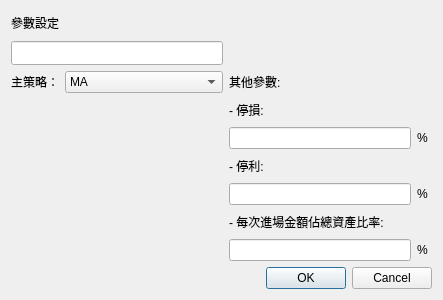
<?xml version="1.0" encoding="UTF-8"?>
<ui version="4.0">
 <class>Form</class>
 <widget class="QWidget" name="Form">
  <property name="geometry">
   <rect>
    <x>0</x>
    <y>0</y>
    <width>443</width>
    <height>300</height>
   </rect>
  </property>
  <property name="sizePolicy">
   <sizepolicy hsizetype="Fixed" vsizetype="Fixed">
    <horstretch>0</horstretch>
    <verstretch>0</verstretch>
   </sizepolicy>
  </property>
  <layout class="QVBoxLayout" name="mainLayout">
   <item>
    <layout class="QGridLayout" name="gridLayout" columnstretch="14,12,1">
     <item row="4" column="1">
      <widget class="QLineEdit" name="stopLoss">
       <property name="sizePolicy">
        <sizepolicy hsizetype="Expanding" vsizetype="Preferred">
         <horstretch>0</horstretch>
         <verstretch>0</verstretch>
        </sizepolicy>
       </property>
      </widget>
     </item>
     <item row="6" column="2">
      <widget class="QLabel" name="label_3">
       <property name="text">
        <string>%</string>
       </property>
      </widget>
     </item>
     <item row="7" column="1">
      <widget class="QLabel" name="riskRatioLabel">
       <property name="sizePolicy">
        <sizepolicy hsizetype="Expanding" vsizetype="Preferred">
         <horstretch>0</horstretch>
         <verstretch>0</verstretch>
        </sizepolicy>
       </property>
       <property name="minimumSize">
        <size>
         <width>0</width>
         <height>20</height>
        </size>
       </property>
       <property name="text">
        <string>- 每次進場金額佔總資產比率:</string>
       </property>
      </widget>
     </item>
     <item row="1" column="1">
      <spacer name="horizontalSpacer">
       <property name="orientation">
        <enum>Qt::Horizontal</enum>
       </property>
       <property name="sizeHint" stdset="0">
        <size>
         <width>40</width>
         <height>24</height>
        </size>
       </property>
      </spacer>
     </item>
     <item row="4" column="2">
      <widget class="QLabel" name="label_2">
       <property name="text">
        <string>%</string>
       </property>
      </widget>
     </item>
     <item row="8" column="1">
      <widget class="QLineEdit" name="riskRatio">
       <property name="sizePolicy">
        <sizepolicy hsizetype="Expanding" vsizetype="Preferred">
         <horstretch>0</horstretch>
         <verstretch>0</verstretch>
        </sizepolicy>
       </property>
      </widget>
     </item>
     <item row="2" column="1">
      <widget class="QLabel" name="labelOtherParams">
       <property name="sizePolicy">
        <sizepolicy hsizetype="Expanding" vsizetype="Preferred">
         <horstretch>0</horstretch>
         <verstretch>0</verstretch>
        </sizepolicy>
       </property>
       <property name="minimumSize">
        <size>
         <width>0</width>
         <height>20</height>
        </size>
       </property>
       <property name="text">
        <string>其他參數:</string>
       </property>
      </widget>
     </item>
     <item row="6" column="1">
      <widget class="QLineEdit" name="takeProfit">
       <property name="sizePolicy">
        <sizepolicy hsizetype="Expanding" vsizetype="Preferred">
         <horstretch>0</horstretch>
         <verstretch>0</verstretch>
        </sizepolicy>
       </property>
      </widget>
     </item>
     <item row="1" column="0">
      <widget class="QLineEdit" name="strategyName">
       <property name="sizePolicy">
        <sizepolicy hsizetype="Expanding" vsizetype="Preferred">
         <horstretch>0</horstretch>
         <verstretch>0</verstretch>
        </sizepolicy>
       </property>
      </widget>
     </item>
     <item row="8" column="2">
      <widget class="QLabel" name="label_4">
       <property name="text">
        <string>%</string>
       </property>
      </widget>
     </item>
     <item row="5" column="1">
      <widget class="QLabel" name="takeProfitLabel">
       <property name="sizePolicy">
        <sizepolicy hsizetype="Expanding" vsizetype="Preferred">
         <horstretch>0</horstretch>
         <verstretch>0</verstretch>
        </sizepolicy>
       </property>
       <property name="minimumSize">
        <size>
         <width>0</width>
         <height>20</height>
        </size>
       </property>
       <property name="text">
        <string>- 停利:</string>
       </property>
      </widget>
     </item>
     <item row="3" column="0" rowspan="6">
      <widget class="QWidget" name="setupArea" native="true">
       <property name="sizePolicy">
        <sizepolicy hsizetype="Expanding" vsizetype="Expanding">
         <horstretch>0</horstretch>
         <verstretch>0</verstretch>
        </sizepolicy>
       </property>
       <layout class="QVBoxLayout" name="setupLayout" stretch="">
        <property name="leftMargin">
         <number>0</number>
        </property>
        <property name="topMargin">
         <number>0</number>
        </property>
        <property name="rightMargin">
         <number>0</number>
        </property>
        <property name="bottomMargin">
         <number>0</number>
        </property>
       </layout>
      </widget>
     </item>
     <item row="0" column="1">
      <spacer name="horizontalSpacer_2">
       <property name="orientation">
        <enum>Qt::Horizontal</enum>
       </property>
       <property name="sizeHint" stdset="0">
        <size>
         <width>40</width>
         <height>24</height>
        </size>
       </property>
      </spacer>
     </item>
     <item row="0" column="0">
      <widget class="QLabel" name="label">
       <property name="sizePolicy">
        <sizepolicy hsizetype="Expanding" vsizetype="Preferred">
         <horstretch>0</horstretch>
         <verstretch>0</verstretch>
        </sizepolicy>
       </property>
       <property name="minimumSize">
        <size>
         <width>0</width>
         <height>20</height>
        </size>
       </property>
       <property name="text">
        <string>參數設定</string>
       </property>
      </widget>
     </item>
     <item row="3" column="1">
      <widget class="QLabel" name="stopLossLabel">
       <property name="sizePolicy">
        <sizepolicy hsizetype="Expanding" vsizetype="Preferred">
         <horstretch>0</horstretch>
         <verstretch>0</verstretch>
        </sizepolicy>
       </property>
       <property name="minimumSize">
        <size>
         <width>0</width>
         <height>20</height>
        </size>
       </property>
       <property name="text">
        <string>- 停損:</string>
       </property>
      </widget>
     </item>
     <item row="2" column="0">
      <layout class="QHBoxLayout" name="comboLayout">
       <property name="spacing">
        <number>6</number>
       </property>
       <item>
        <widget class="QLabel" name="labelSetupSelector">
         <property name="sizePolicy">
          <sizepolicy hsizetype="Fixed" vsizetype="Preferred">
           <horstretch>0</horstretch>
           <verstretch>0</verstretch>
          </sizepolicy>
         </property>
         <property name="minimumSize">
          <size>
           <width>0</width>
           <height>20</height>
          </size>
         </property>
         <property name="text">
          <string>主策略：</string>
         </property>
        </widget>
       </item>
       <item>
        <widget class="QComboBox" name="setupSelector">
         <property name="sizePolicy">
          <sizepolicy hsizetype="Expanding" vsizetype="Preferred">
           <horstretch>0</horstretch>
           <verstretch>0</verstretch>
          </sizepolicy>
         </property>
         <property name="minimumSize">
          <size>
           <width>0</width>
           <height>20</height>
          </size>
         </property>
         <item>
          <property name="text">
           <string>MA</string>
          </property>
         </item>
         <item>
          <property name="text">
           <string>KD</string>
          </property>
         </item>
         <item>
          <property name="text">
           <string>Bool</string>
          </property>
         </item>
        </widget>
       </item>
      </layout>
     </item>
    </layout>
   </item>
   <item>
    <widget class="QDialogButtonBox" name="buttonBox">
     <property name="standardButtons">
      <set>QDialogButtonBox::Cancel|QDialogButtonBox::Ok</set>
     </property>
    </widget>
   </item>
  </layout>
 </widget>
 <resources/>
 <connections/>
</ui>
